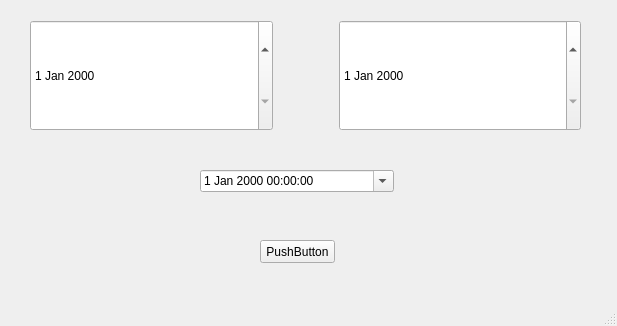
<?xml version="1.0" encoding="UTF-8"?>
<ui version="4.0">
 <class>MainWindow</class>
 <widget class="QMainWindow" name="MainWindow">
  <property name="geometry">
   <rect>
    <x>0</x>
    <y>0</y>
    <width>617</width>
    <height>326</height>
   </rect>
  </property>
  <property name="windowTitle">
   <string>MainWindow</string>
  </property>
  <widget class="QWidget" name="centralwidget">
   <widget class="QDateTimeEdit" name="dateTimeEdit">
    <property name="geometry">
     <rect>
      <x>200</x>
      <y>170</y>
      <width>194</width>
      <height>22</height>
     </rect>
    </property>
    <property name="maximumDate">
     <date>
      <year>2030</year>
      <month>1</month>
      <day>1</day>
     </date>
    </property>
    <property name="minimumDate">
     <date>
      <year>2000</year>
      <month>1</month>
      <day>1</day>
     </date>
    </property>
    <property name="calendarPopup">
     <bool>true</bool>
    </property>
   </widget>
   <widget class="QPushButton" name="btn_calculator">
    <property name="geometry">
     <rect>
      <x>260</x>
      <y>240</y>
      <width>75</width>
      <height>23</height>
     </rect>
    </property>
    <property name="text">
     <string>PushButton</string>
    </property>
   </widget>
   <widget class="QWidget" name="">
    <property name="geometry">
     <rect>
      <x>30</x>
      <y>20</y>
      <width>551</width>
      <height>111</height>
     </rect>
    </property>
    <layout class="QHBoxLayout" name="horizontalLayout">
     <item>
      <widget class="QDateEdit" name="date_start">
       <property name="sizePolicy">
        <sizepolicy hsizetype="Minimum" vsizetype="Preferred">
         <horstretch>0</horstretch>
         <verstretch>0</verstretch>
        </sizepolicy>
       </property>
      </widget>
     </item>
     <item>
      <spacer name="horizontalSpacer">
       <property name="orientation">
        <enum>Qt::Horizontal</enum>
       </property>
       <property name="sizeType">
        <enum>QSizePolicy::Fixed</enum>
       </property>
       <property name="sizeHint" stdset="0">
        <size>
         <width>60</width>
         <height>20</height>
        </size>
       </property>
      </spacer>
     </item>
     <item>
      <widget class="QDateEdit" name="date_end">
       <property name="sizePolicy">
        <sizepolicy hsizetype="Preferred" vsizetype="Preferred">
         <horstretch>0</horstretch>
         <verstretch>0</verstretch>
        </sizepolicy>
       </property>
      </widget>
     </item>
    </layout>
   </widget>
  </widget>
  <widget class="QMenuBar" name="menubar">
   <property name="geometry">
    <rect>
     <x>0</x>
     <y>0</y>
     <width>617</width>
     <height>21</height>
    </rect>
   </property>
  </widget>
  <widget class="QStatusBar" name="statusbar"/>
 </widget>
 <resources/>
 <connections/>
</ui>
